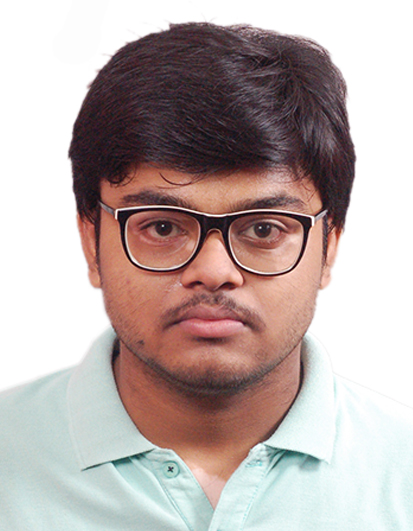
#> input picture Web_Dev/oldPortfolios/Portfolio/assets/images/Untitled-100.jpg, 413 x 531 px, found by its file name
$ jupyter execute --allow-errors facedetection.ipynb   (shell and % lines are left out)
#> lines starting #> are read from the running program, lines starting #| are printed output that depends on the picture; after the words box and inside, x2 and y2 are one past the last pixel; in counts of white or black regions, pixels touching at a corner belong together
<a href="https://colab.research.google.com/github/dibyanshushekhardey/face_detection_recognition/blob/main/face_detection/facedetection.ipynb" target="_parent"></a>

[cell 1]
import numpy as np
import cv2
import matplotlib.pyplot as plt

[cell 2]
from google.colab import files
uploaded = files.upload()
#> the answer given: Untitled-100.jpg

[cell 3]
#loading images
test_image = cv2.imread('download1.jpg')
#converting to grayscale as opencv expects detector takes in input
#> (the rest of this cell did not finish here and is left out)

[cell 4]
# convert 9it to rgb format
def convertToRGB(image):
  return cv2.cvtColor(image, cv2.COLOR_BGR2RGB)

[cell 5]
uploaded = files.upload()
#> the answer given: group_image.jpg

[cell 6]
haar_cascade_face = cv2.CascadeClassifier('haarcascade_frontalface_default.xml')

#> (a cell that did not finish here is left out)

#> (a cell that did not finish here is left out)

#> (a cell that did not finish here is left out)

[cell 10]
# creating a generalised image detector
def detectImage(cascade, test_image, scaleFactor = 1.1):
  image_copy = test_image.copy()
  gray_image = cv2.cvtColor(image_copy, cv2.COLOR_BGR2GRAY)
  faces_rects = haar_cascade_face.detectMultiScale(gray_image, scaleFactor = scaleFactor, minNeighbors = 5);
  for (x, y, w, h) in faces_rects:
    cv2.rectangle(image_copy, (x, y), (x + w, y + h), (255, 150, 0), 2)

  return image_copy

[cell 11]
# testing the image on a new image
uploaded = files.upload()
#> the answer given: group_image.jpg

[cell 12]
test_images_2 = cv2.imread('Untitled-100.jpg')
#> test_images_2 is the input picture: shape (531, 413, 3); mean B, G, R 170.7, 173.2, 187.2
faces_2 = detectImage(haar_cascade_face, test_images_2)
#> in detectImage, `gray_image = cv2.cvtColor(image_copy, cv2.COLOR_BGR2GRAY)`:
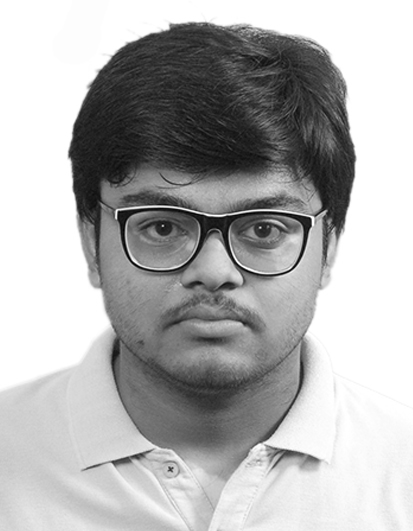
#> gray_image: shape (531, 413); min 0, max 255, mean 177.1
#> in detectImage, `faces_rects = haar_cascade_face.detectMultiScale(gray_image, scaleFact..`: faces_rects = [[68, 121, 282, 282]]
#> the loop in detectImage, `for (x, y, w, h) in faces_rects:` made 1 pass
#> after the loop in detectImage, `for (x, y, w, h) in faces_rects:`:
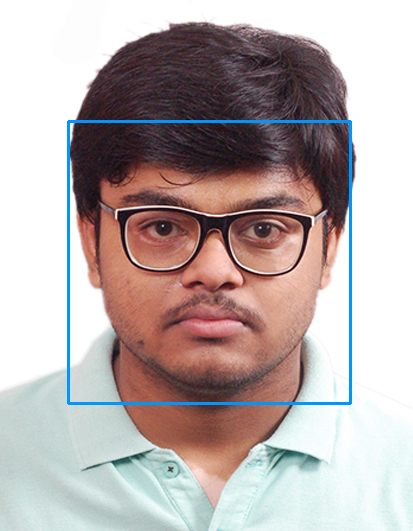
#> image_copy: shape (531, 413, 3); 1.54% of pixels changed, all inside (x1, y1, x2, y2) = (67, 120, 352, 405)
plt.imshow(convertToRGB(faces_2))

[cell 13]
# testing a group image
uploaded = files.upload()
#> the answer given: group_image.jpg

[cell 14]
test_images_3 = cv2.imread('group_image.jpg')
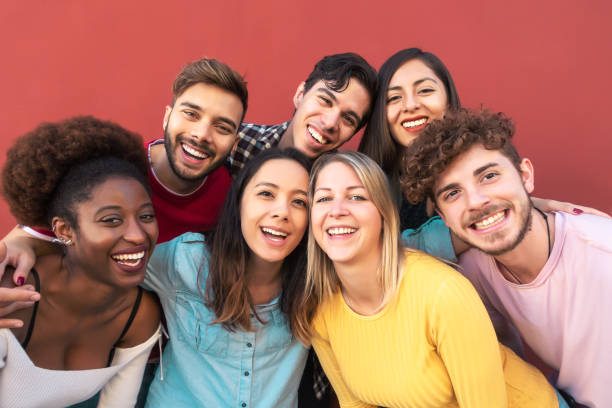
#> input picture openCV/face_detection_recognition/face_detection/assets/group_image.jpg, 612 x 408 px, found by its file name
#> test_images_3 is the input picture: shape (408, 612, 3); mean B, G, R 99.9, 114.9, 167.9
faces_3 = detectImage(haar_cascade_face, test_images_3)
#> call 2 of detectImage, with scaleFactor = 1.1
#> in detectImage (call 2), `gray_image = cv2.cvtColor(image_copy, cv2.COLOR_BGR2GRAY)`:
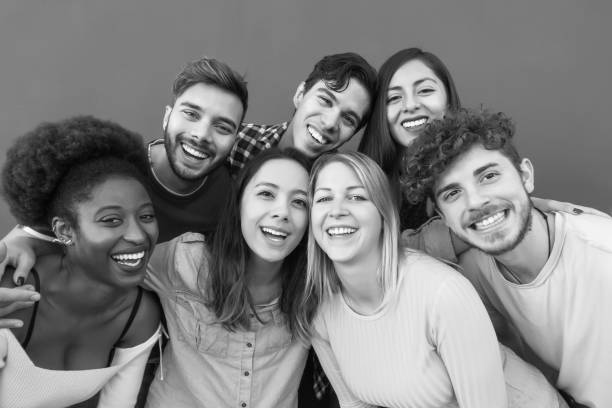
#> gray_image: shape (408, 612); min 1, max 254, mean 129.1
#> in detectImage (call 2), `faces_rects = haar_cascade_face.detectMultiScale(gray_image, scaleFact..`: faces_rects = [[374, 63, 75, 75], [299, 165, 85, 85], [233, 160, 95, 95], [161, 83, 89, 89], [77, 183, 91, 91]]
#> the loop in detectImage (call 2), `for (x, y, w, h) in faces_rects:` made 5 passes
#> after the loop in detectImage (call 2), `for (x, y, w, h) in faces_rects:`:
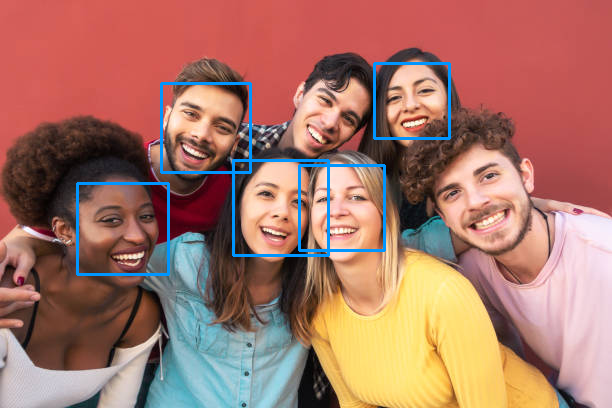
#> image_copy: shape (408, 612, 3); 2.07% of pixels changed, all inside (x1, y1, x2, y2) = (76, 62, 451, 276)
plt.imshow(convertToRGB(faces_3))
